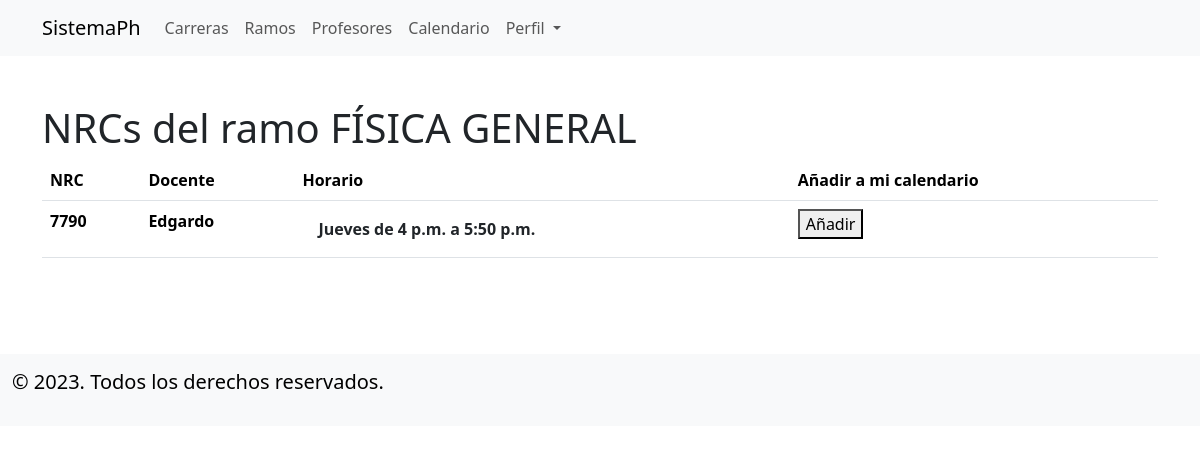
The app's page /nrcsderamo/7/ (signed in) with its own data.
### applications/carreras/models.py (models this page shows, shortened)
class Ramo(models.Model):
    nrcs = models.ManyToManyField(to='horarios.NRC', blank=True)
    nombre = models.CharField(max_length=100,blank=True)
    creditos = models.PositiveIntegerField(blank=True)
    profesores = models.ManyToManyField(to='profesores.Profesor' ,blank=True, related_name='ramos')
    carreras = models.ManyToManyField('Carrera', blank=True, related_name='ramos')
    codigo = models.CharField(max_length=8, blank=True, null=True,unique=True)
    prerrequisito = models.ManyToManyField('self',blank=True)
    correquisito = models.ManyToManyField('self',blank=True)
    semestre = models.IntegerField(blank=True, null=True)
    class Meta:
        verbose_name = 'Ramo'
        verbose_name_plural = 'Ramos'

### applications/horarios/models.py (models this page shows, shortened)
class NRC(models.Model):
    ramo_pertenece = models.ForeignKey(to='carreras.Ramo',on_delete=models.CASCADE)
    nrc_id = models.IntegerField(unique=True, blank=True, null=True)
    horarios = models.ManyToManyField(HorarioDeNrcs, blank=True)
    docentes = models.ForeignKey(Profesor,on_delete=models.CASCADE,null=True, related_name='secciones')

class HorarioDeNrcs(models.Model):
    DIA_CHOICES = (
        ('Lunes', 'Lunes'),
        ('Martes', 'Martes'),
        ('Miércoles', 'Miércoles'),
        ('Jueves', 'Jueves'),
        ('Viernes', 'Viernes'),
        ('Sábado', 'Sábado'),
        ('Domingo', 'Domingo'),
    )
    dia = models.CharField(max_length=10, choices=DIA_CHOICES)
    hora_inicio = models.TimeField()
    hora_termino = models.TimeField()
    class Meta:
        verbose_name = 'Horario'
        verbose_name_plural = 'Horarios'

### applications/profesores/models.py (models this page shows, shortened)
class Profesor(models.Model):
    def validar_rut(value):
        rut = value.upper()
        rut = rut.replace(".", "")
        rut = rut.replace("-", "")
        rut_numero = rut[:-1]
        dv_ingresado = rut[-1]
        suma = 0
        multiplicador = 2
        for i in range(len(rut_numero)-1, -1, -1):
            suma += int(rut_numero[i]) * multiplicador
            multiplicador += 1
            if multiplicador == 8:
                multiplicador = 2
        resto = suma % 11
        digito_verificador = 11 - resto
        if digito_verificador == 10:
            digito_verificador = 'K'
        elif digito_verificador == 11:
            digito_verificador = '0'
        if str(digito_verificador) != dv_ingresado:
            raise ValidationError("El RUT ingresado no es válido.")
    rut = models.CharField(max_length=100,unique=True,blank=True,validators=[validar_rut])
    nombres = models.CharField(blank=True, max_length=50)
    apellidos = models.CharField(blank=True, max_length=50)
    class Meta:
        verbose_name = 'Profesor'
        verbose_name_plural = 'Profesores'

### applications/carreras/views.py (the view)
# urls.py: path('nrcsderamo/<pk>/',RamoDetailView.as_view(),name='lista_nrcs_ramo'),
class RamoDetailView(DetailView):
    model = Ramo
    template_name = "NRCS_DE_RAMOS.html"
    context_object_name = "NRCs"

### applications/carreras/templates/NRCS_DE_RAMOS.html (shortened to what this page needs)
{% extends 'base.html' %}
{% block content %}
{% if user.is_authenticated %}
<div class="container" style="padding-top: 3rem;">
    <div class="row">
        <div class="col-12">
            <h1>NRCs del ramo {{NRCs.nombre}} </h1>
        </div>
    </div>
            <table class="table table-hover">
                <thead>
                    <tr>
                        <th scope="col">NRC</th>
                        <th scope="col">Docente</th>
                        <th scope="col">Horario</th>
                        <th scope="col">Añadir a mi calendario</th>
                    </tr>
                </thead>
                <tbody>
                    {% for nrc in object.nrcs.all %}
                    <tr>
                        <th scope="row"> {{nrc.nrc_id}} </th>
                        <th scope="row"> {{nrc.docentes.nombres}} {{nrc.docente.apellidos}}</th>
                        <th>
                            {% for horario in nrc.horarios.all %}
                            <ul class="list-group list-group-flush">
                                <li class="list-group-item">{{horario.dia}} de {{horario.hora_inicio}} a {{horario.hora_termino}}</li>
                            </ul>
                            {% endfor %}
                        </th>
                        <th><button class="boton-agregar" data-nrc={{nrc.nrc_id}}>Añadir</button>{% csrf_token %}</th>
                    </tr>
                    {% endfor %}
                </tbody>
            </table>
</div>
{% else %}
<div class="container" style="padding-top: 3rem;">
    <h1>Necesitas ingresar para acceder a esta información</h1>
</div>
{% endif %}
{% endblock content %}

### records on screen
Ramo: nombre "FÍSICA GENERAL"
NRC: nrc_id "7790", docentes.nombres "Edgardo"
HorarioDeNrcs: dia "Jueves", hora_inicio "4 p.m.", hora_termino "5:50 p.m."
